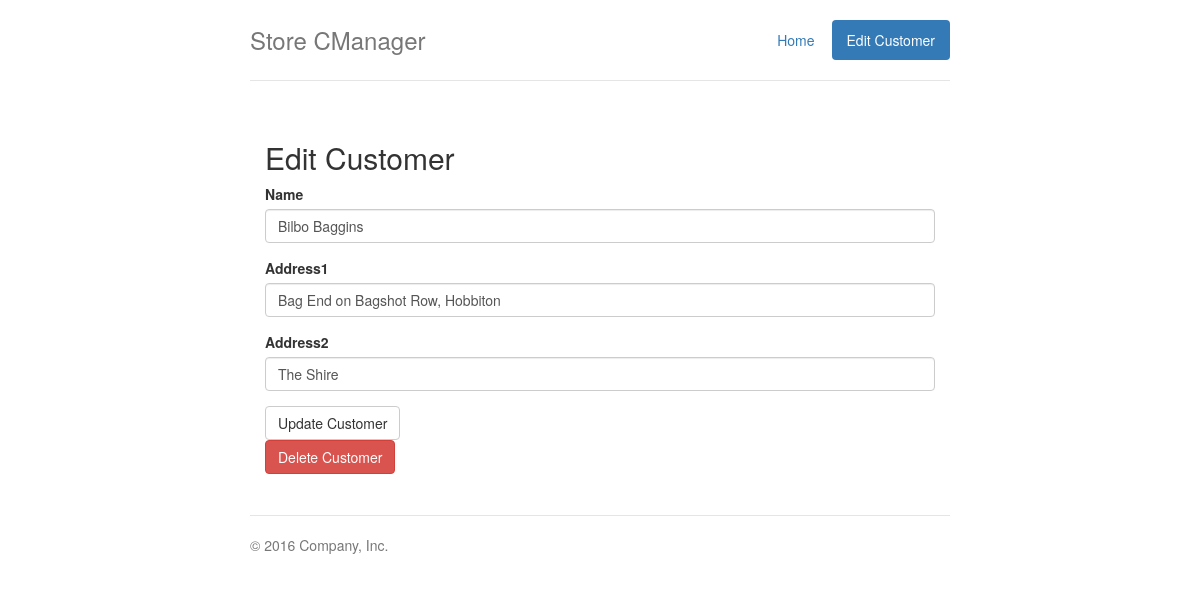
Page /cmanager/edit_customer.php?id=30 on the committed database.
### tables this page shows
CREATE TABLE `useraddresses` (
  `AddressID` int(11) NOT NULL,
  `UserID` int(11) NOT NULL,
  `Address1` varchar(255) NOT NULL,
  `Address2` varchar(255) DEFAULT NULL
);

CREATE TABLE `users` (
  `UserID` int(11) NOT NULL,
  `Name` varchar(30) NOT NULL
);

### cmanager/edit_customer.php (the view, shortened to what this page needs)
<?php
    include('includes/database.php');
    $id = $_GET['id'];
    $query = $db->prepare("SELECT * FROM users INNER JOIN useraddresses ON "
            . "users.UserID=useraddresses.UserID WHERE users.UserID=:userid");
    $query->bindparam(":userid", $id);
    try {
        $query->execute();
    } catch (PDOException $ex) {
        echo $ex->getMessage() . ' on line ' . $ex->getLine();
    }
    while ($row = $query->fetch()) {
                $name = $row['Name'];
                $address1 = $row['Address1'];
                $address2 = $row['Address2'];
            }
?>
<!DOCTYPE html>
<html lang="en">
  <head>
    <link href="css/bootstrap.min.css" rel="stylesheet">
    <link href="css/jumbotron-narrow.css" rel="stylesheet">
  </head>
  <body>
    <div class="container">
      <div class="header clearfix">
        <nav>
          <ul class="nav nav-pills pull-right">
            <li role="presentation"><a href="index.php">Home</a></li>
            <li role="presentation" class="active"><a href="add_customer.php">Edit Customer</a></li>
          </ul>
        </nav>
        <h3 class="text-muted">Store CManager</h3>
      </div>
      <div class="row marketing">
        <div class="col-lg-12">
          <h2>Edit Customer</h2>
          <form role='form' method='post' action='edit_customer.php?id=<?php
          echo $id;
          ?>'>
            <div class="form-group">
              <label>Name</label>
              <input name='Name' type="text" class="form-control" value='<?php echo $name; ?>' placeholder="Customer Name">
            </div>
            <div class="form-group">
              <label>Address1</label>
              <input name='Address1' type="text" class="form-control" value='<?php echo $address1; ?>' placeholder="address line 1">
            </div>
              <div class="form-group">
              <label>Address2</label>
              <input name='Address2' type="text" class="form-control" value='<?php echo $address2; ?>' placeholder="address line 2">
            </div>
            <input type="submit" class="btn btn-default" value='Update Customer'/>
          </form>
          <form role='form' method='post' action='edit_customer.php?id=<?php
          echo $id;
          ?>'>
              <button type="submit" class="btn btn-danger" name="deleteUser" value="<?php echo $id ?>">Delete Customer</button>
          </form>
        </div>
        <div class="col-lg-6">
        </div>
      </div>
      <footer class="footer">
        <p>&copy; 2016 Company, Inc.</p>
      </footer>
    </div>
  </body>
</html>

### cmanager/css/jumbotron-narrow.css (style rules this page uses)
body { padding-top: 20px; padding-bottom: 20px; }
.header, .marketing, .footer { padding-right: 15px; padding-left: 15px; }
.header { padding-bottom: 20px; border-bottom: 1px solid #e5e5e5; }
.header h3 { margin-top: 0; margin-bottom: 0; line-height: 40px; }
.footer { padding-top: 19px; color: #777; border-top: 1px solid #e5e5e5; }
@media (min-width: 768px) { .container { max-width: 730px; } }
.marketing { margin: 40px 0; }
@media screen and (min-width: 768px) { .header, .marketing, .footer { padding-right: 0; padding-left: 0; } }
@media screen and (min-width: 768px) { .header { margin-bottom: 30px; } }

### rows in the picture
useraddresses: Name "Bilbo Baggins", Address1 "Bag End on Bagshot Row, Hobbiton", Address2 "The Shire"
